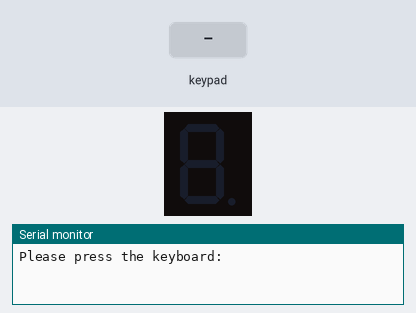
The sketch below on a simulated Arduino Uno, built with avr-gcc and run on an emulated ATmega328P. Parts: 1-digit seven-segment display, the last lines printed to the serial monitor. Wiring (inferred from the names in the program): 1-digit 7-segment display, segments lit when HIGH: segments pin 17, pin 16, pin 15, pin 14, pin 13, pin 12, pin 11. The inputs (shaded band) are chosen by the test bench. The segment pins are drawn as the display they are named for.

Above: at 1.2 s.
1.3 s: keypad keys 2 3 4 5 pressed 0.4 s apart
At 5.5 s:
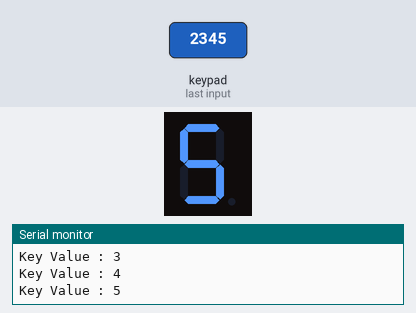
5.8 s: key 'F' pressed
At 7.0 s:
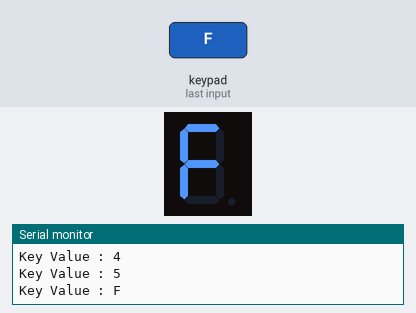
7.3 s: key 'B' pressed
At 8.0 s:
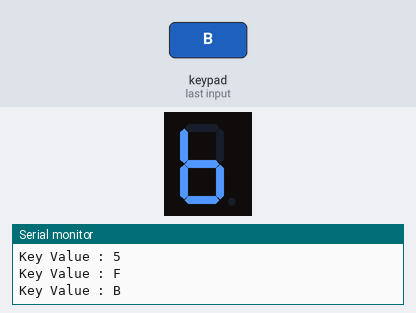
8.8 s: keypad keys 2 3 4 5 A pressed 0.4 s apart
At 13.6 s:
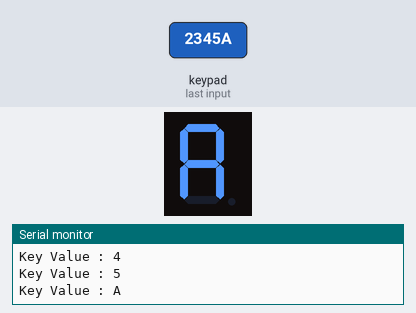
13.8 s: key 'E' pressed
At 14.5 s:
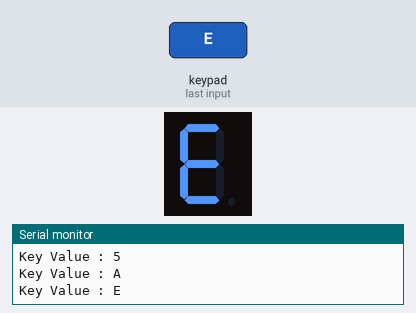
15.4 s: keypad keys 2 3 4 5 D pressed 0.4 s apart
At 20.3 s:
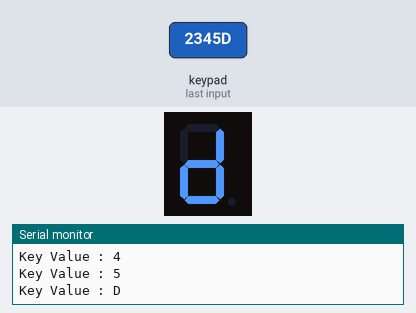
Timing chart, 0 to 21.4 s (numbered marks = the images above; inputs shaded):
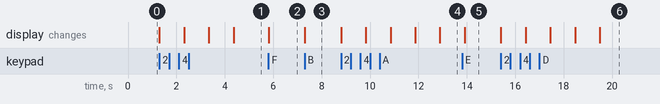

Measured:
- after the input at 1.3 s, the display: first changes at once (image 1 shows a later state)
- after the input at 5.8 s, the display: changes at once (image 2)
- after the input at 7.3 s, the display: changes at once (image 3)
- after the input at 8.8 s, the display: first changes at once (image 4 shows a later state)
- after the input at 13.8 s, the display: changes after 0.11 s (image 5)
- after the input at 15.4 s, the display: first changes at once (image 6 shows a later state)

The sketch:

keypad7seg.ino
```cpp
#include <Keypad.h>
const byte ROWS = 4; // 4 Rows
const byte COLS = 4; // 4 Columns
// 定義 Keypad 的按鍵
char keys[ROWS][COLS] = {{'F', 'B', 'A', '0'},
                         {'E', '3', '2', '1'},
                         {'D', '6', '5', '4'},
                         {'C', '9', '8', '7'}};
// 定義 Keypad 連到 Arduino 的接腳 // 按鍵模組，列1~4接腳。
byte rowPins[ROWS] = {2, 3, 4, 5};
// 連到 Keypad 的 4 個 Rows       // 按鍵模組，行1~4接腳。
byte colPins[COLS] = {6, 7, 8, 9};
// 連到 Keypad 的 4 個 Columns

// 建立 Keypad 物件
Keypad keypad =Keypad( makeKeymap(keys), rowPins,colPins, ROWS, COLS );
int seg7[]={17, 16, 15, 14, 13, 12, 11};
char TAB1[]={0x3F,0x06,0x5B,0x4F,0x66,0x6D,0x7D,0x27,0x7F,0x67};
char TAB2[]={0x77,0x7C,0x39,0x5E,0x79,0x71};
int i,j;
char ch;
byte no;

void setup() {
  for(i=0;i<7;i++){
    pinMode(seg7[i],OUTPUT);
  }
  Serial.begin(9600);
  Serial.println("Please press the keyboard:");
}

void loop() {

  char key = keypad.getKey(); // 讀取 Keypad的輸入
  if(key!=NO_KEY)
  {
    Serial.print("Key Value : ");
    Serial.println(key);//印出所按下的字元
}
  if(key>='0' && key<='9'){   /*實驗1*/
   no=key-'0';
   OutPort(TAB1[no]);
   delay(1000);

  }if(key>='A' && key<='F'){   /*實驗2*/
    no=key-'A';//將ASCII值轉成數值no
    OutPort(TAB2[no]);//OutPort我no的數值
    delay(1000);
   }
}
void OutPort(byte dat){
  for(j=0;j<7;j++){
    if(dat%2==1)
      digitalWrite(seg7[j],HIGH);
     else
      digitalWrite(seg7[j],LOW);
     dat = dat/2;
  }
}
```
